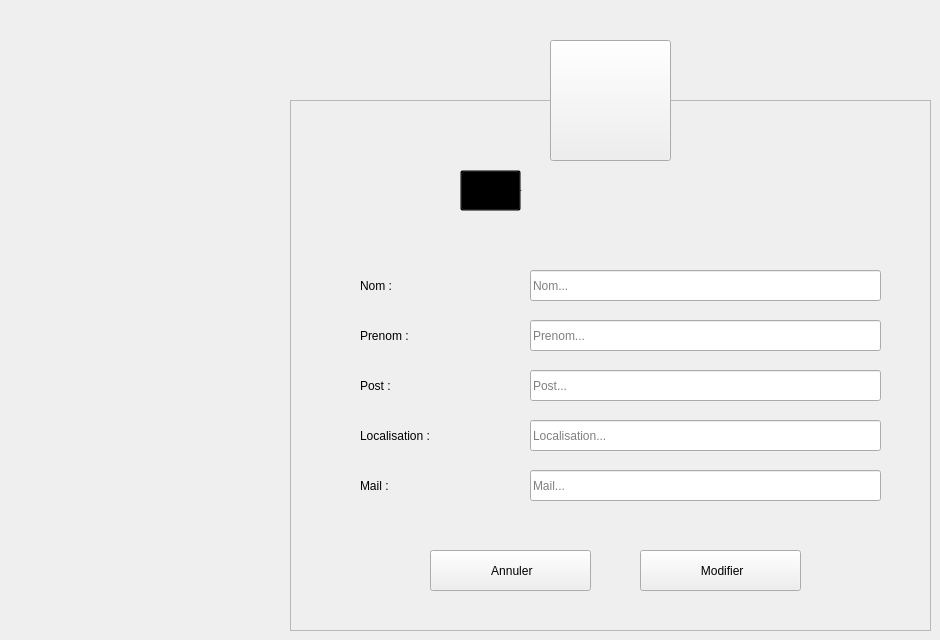
    <widget class="QWidget" name="Modifier_intervenant">
     <widget class="QToolButton" name="toolButton_5">
      <property name="geometry">
       <rect>
        <x>550</x>
        <y>40</y>
        <width>121</width>
        <height>121</height>
       </rect>
      </property>
      <property name="styleSheet">
       <string notr="true"/>
      </property>
      <property name="text">
       <string/>
      </property>
      <property name="icon">
       <iconset resource="Recources.qrc">
        <normaloff>:/Recources/Images/judge.png</normaloff>:/Recources/Images/judge.png</iconset>
      </property>
      <property name="iconSize">
       <size>
        <width>64</width>
        <height>64</height>
       </size>
      </property>
     </widget>
     <widget class="QFrame" name="frame_5">
      <property name="geometry">
       <rect>
        <x>290</x>
        <y>100</y>
        <width>641</width>
        <height>531</height>
       </rect>
      </property>
      <property name="styleSheet">
       <string notr="true"/>
      </property>
      <property name="frameShape">
       <enum>QFrame::StyledPanel</enum>
      </property>
      <property name="frameShadow">
       <enum>QFrame::Raised</enum>
      </property>
      <widget class="QLabel" name="L_ModifierIntervenant">
       <property name="geometry">
        <rect>
         <x>220</x>
         <y>70</y>
         <width>281</width>
         <height>41</height>
        </rect>
       </property>
       <property name="font">
        <font>
         <family>century gothic</family>
         <pointsize>-1</pointsize>
         <weight>75</weight>
         <bold>true</bold>
        </font>
       </property>
       <property name="styleSheet">
        <string notr="true">background: transparent;</string>
       </property>
       <property name="text">
        <string>Modifier un Intervenant</string>
       </property>
      </widget>
      <widget class="QLabel" name="L_MNomIntervenant">
       <property name="geometry">
        <rect>
         <x>70</x>
         <y>170</y>
         <width>121</width>
         <height>31</height>
        </rect>
       </property>
       <property name="styleSheet">
        <string notr="true">background: transparent;</string>
       </property>
       <property name="text">
        <string>Nom :</string>
       </property>
      </widget>
      <widget class="QLabel" name="L_MPrenomIntervenant">
       <property name="geometry">
        <rect>
         <x>70</x>
         <y>220</y>
         <width>121</width>
         <height>31</height>
        </rect>
       </property>
       <property name="styleSheet">
        <string notr="true">background: transparent;</string>
       </property>
       <property name="text">
        <string>Prenom :</string>
       </property>
      </widget>
      <widget class="QLabel" name="L_MPostIntervenant">
       <property name="geometry">
        <rect>
         <x>70</x>
         <y>270</y>
         <width>121</width>
         <height>31</height>
        </rect>
       </property>
       <property name="styleSheet">
        <string notr="true">background: transparent;</string>
       </property>
       <property name="text">
        <string>Post :</string>
       </property>
      </widget>
      <widget class="QLabel" name="L_MLocalIntervenant">
       <property name="geometry">
        <rect>
         <x>70</x>
         <y>320</y>
         <width>141</width>
         <height>31</height>
        </rect>
       </property>
       <property name="styleSheet">
        <string notr="true">background: transparent;</string>
       </property>
       <property name="text">
        <string>Localisation :</string>
       </property>
      </widget>
      <widget class="QLabel" name="L_MMailIntervenant">
       <property name="geometry">
        <rect>
         <x>70</x>
         <y>370</y>
         <width>141</width>
         <height>31</height>
        </rect>
       </property>
       <property name="styleSheet">
        <string notr="true">background: transparent;</string>
       </property>
       <property name="text">
        <string>Mail :</string>
       </property>
      </widget>
      <widget class="QLineEdit" name="LE_MNomIntervenant">
       <property name="geometry">
        <rect>
         <x>240</x>
         <y>170</y>
         <width>351</width>
         <height>31</height>
        </rect>
       </property>
       <property name="placeholderText">
        <string>Nom...</string>
       </property>
      </widget>
      <widget class="QLineEdit" name="LE_MPrenomIntervenant">
       <property name="geometry">
        <rect>
         <x>240</x>
         <y>220</y>
         <width>351</width>
         <height>31</height>
        </rect>
       </property>
       <property name="placeholderText">
        <string>Prenom...</string>
       </property>
      </widget>
      <widget class="QLineEdit" name="LE_MPostIntervenant">
       <property name="geometry">
        <rect>
         <x>240</x>
         <y>270</y>
         <width>351</width>
         <height>31</height>
        </rect>
       </property>
       <property name="placeholderText">
        <string>Post...</string>
       </property>
      </widget>
      <widget class="QLineEdit" name="LE_MLocalIntervenant">
       <property name="geometry">
        <rect>
         <x>240</x>
         <y>320</y>
         <width>351</width>
         <height>31</height>
        </rect>
       </property>
       <property name="placeholderText">
        <string>Localisation...</string>
       </property>
      </widget>
      <widget class="QLineEdit" name="LE_MMailIntervenant">
       <property name="geometry">
        <rect>
         <x>240</x>
         <y>370</y>
         <width>351</width>
         <height>31</height>
        </rect>
       </property>
       <property name="placeholderText">
        <string>Mail...</string>
       </property>
      </widget>
      <widget class="QPushButton" name="B_MConfirmerIntervenant">
       <property name="geometry">
        <rect>
         <x>350</x>
         <y>450</y>
         <width>161</width>
         <height>41</height>
        </rect>
       </property>
       <property name="text">
        <string> Modifier</string>
       </property>
       <property name="icon">
        <iconset resource="Recources.qrc">
         <normaloff>:/Recources/Images/confirm.png</normaloff>:/Recources/Images/confirm.png</iconset>
       </property>
       <property name="iconSize">
        <size>
         <width>20</width>
         <height>20</height>
        </size>
       </property>
      </widget>
      <widget class="QPushButton" name="B_MAnuulerIntervenant">
       <property name="geometry">
        <rect>
         <x>140</x>
         <y>450</y>
         <width>161</width>
         <height>41</height>
        </rect>
       </property>
       <property name="text">
        <string> Annuler</string>
       </property>
       <property name="icon">
        <iconset resource="Recources.qrc">
         <normaloff>:/Recources/Images/close.png</normaloff>:/Recources/Images/close.png</iconset>
       </property>
       <property name="iconSize">
        <size>
         <width>16</width>
         <height>16</height>
        </size>
       </property>
      </widget>
      <widget class="QToolButton" name="toolButton_6">
       <property name="geometry">
        <rect>
         <x>170</x>
         <y>70</y>
         <width>61</width>
         <height>41</height>
        </rect>
       </property>
       <property name="styleSheet">
        <string notr="true">background: transparent;</string>
       </property>
       <property name="text">
        <string/>
       </property>
       <property name="icon">
        <iconset resource="Recources.qrc">
         <normaloff>:/Recources/Images/edit-user.gif</normaloff>:/Recources/Images/edit-user.gif</iconset>
       </property>
       <property name="iconSize">
        <size>
         <width>30</width>
         <height>30</height>
        </size>
       </property>
      </widget>
     </widget>
     <zorder>frame_5</zorder>
     <zorder>toolButton_5</zorder>
    </widget>
